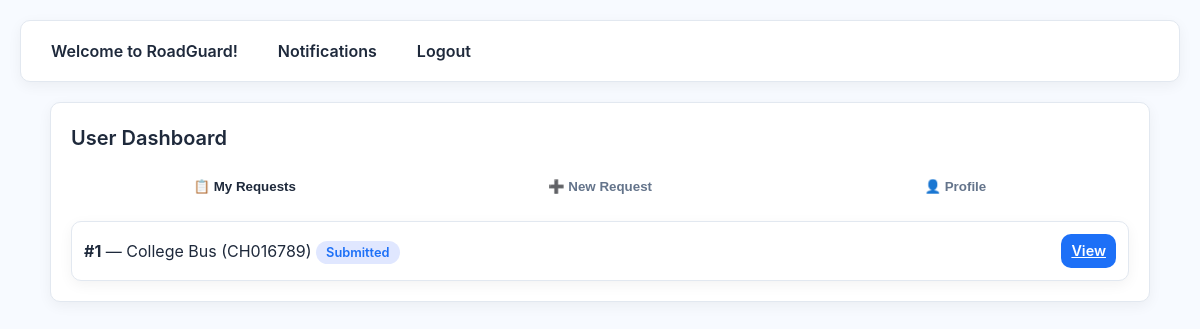
Screenshot of /user/dashboard (signed in) with the database file from the repository.
### app.py (models this page shows)
class ServiceRequest(db.Model):
    id = db.Column(db.Integer, primary_key=True)
    user_id = db.Column(db.Integer, db.ForeignKey('user.id'))
    title = db.Column(db.String(200))
    description = db.Column(db.Text)
    lat = db.Column(db.Float)
    lng = db.Column(db.Float)
    status = db.Column(db.String(50), default='Submitted')
    created_at = db.Column(db.DateTime, default=datetime.utcnow)
    assigned_mechanic_id = db.Column(db.Integer, db.ForeignKey('user.id'), nullable=True)
    mechanic_response = db.Column(db.Text, nullable=True)
    user = db.relationship("User", foreign_keys=[user_id], backref="requests_made")
    mechanic = db.relationship("User", foreign_keys=[assigned_mechanic_id], backref="requests_taken")

### app.py (the view)
@app.route('/user/dashboard')
@login_required
def user_dashboard():
    if current_user.role != Role.USER.value:
        flash('Unauthorized', 'danger')
        return redirect(url_for('index'))
    requests = ServiceRequest.query.filter_by(user_id=current_user.id).order_by(ServiceRequest.created_at.desc()).all()
    return render_template('user_dashboard.html', requests=requests)

### app.py (called while the page is built)
@login_manager.user_loader
def load_user(user_id):
    return User.query.get(int(user_id))

### templates/user_dashboard.html (shortened to what this page needs)
{% extends 'layout.html' %}
{% block content %}
<div class="card fade-in">
  <h2>User Dashboard</h2>
  <div class="tabs mt-16">
    <button class="tab-btn active" onclick="openTab(event, 'requests')">📋 My Requests</button>
    <button class="tab-btn" onclick="openTab(event, 'new')">➕ New Request</button>
    <button class="tab-btn" onclick="openTab(event, 'profile')">👤 Profile</button>
  </div>
  <div id="requests" class="tab-content active mt-16">
    {% if requests %}
      <ul class="simple">
        {% for r in requests %}
        <li class="list-item">
          <div>
            <strong>#{{ r.id }}</strong> — {{ r.title }}
            <span class="badge {{ r.status|lower }}">{{ r.status }}</span>
          </div>
          <a href="{{ url_for('request_detail', req_id=r.id) }}" class="btn small">View</a>
        </li>
        {% endfor %}
      </ul>
    {% else %}
      <div class="empty">No requests yet.</div>
    {% endif %}
  </div>
</div>
{% endblock %}

### static/style.css (style rules this page uses)
:root { --bg: #f7faff; --card: #ffffff; --border: #e2e8f0; --text: #1e293b; --muted: #64748b; --blue: #1d70f7; --blue-hover: #155fd1; --radius: 10px; --shadow: 0 4px 14px rgba(0,0,0,0.05); --max-width: 1100px; font-size: 16px; }
* { box-sizing: border-box; margin: 0; padding: 0; }
body { font-family: 'Inter', sans-serif; background: var(--bg); color: var(--text); line-height: 1.5; padding: 20px; }
.card { background: var(--card); border: 1px solid var(--border); border-radius: var(--radius); padding: 20px; box-shadow: var(--shadow); margin-bottom: 20px; }
h1,h2,h3 { margin-bottom: 12px; font-weight: 600; }
h2 { font-size: 1.25rem; color: var(--text); }
.btn { background: var(--blue); color: #fff; padding: 10px 14px; border: none; border-radius: var(--radius); cursor: pointer; font-weight: 600; transition: background 0.2s; }
.btn.small { padding: 6px 10px; font-size: 0.9rem; }
ul.simple { list-style: none; display: flex; flex-direction: column; gap: 10px; }
.list-item { padding: 12px; background: #fff; border: 1px solid var(--border); border-radius: var(--radius); display: flex; justify-content: space-between; align-items: center; box-shadow: var(--shadow); }
.badge { padding: 4px 10px; border-radius: 999px; font-size: 0.8rem; font-weight: 600; background: #e0e7ff; color: var(--blue); }
.mt-16 { margin-top: 16px; }

### templates/user_dashboard.html (style rules this page uses)
.tabs { display:flex; gap:8px; border-bottom:1px solid rgba(255,255,255,0.06); }
.tab-btn { flex:1; padding:10px; background:transparent; border:none; cursor:pointer; font-weight:600; color:var(--muted); transition: all var(--transition); }
.tab-btn.active { color:var(--text); border-bottom:3px solid var(--accent); }

### rows the page displays
ServiceRequest: id "1", title "College Bus (CH016789)", status "Submitted"
